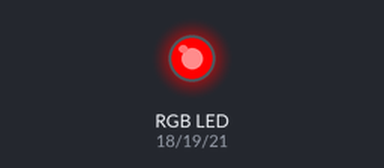
Recording of a program running on a simulated ESP32 board running MicroPython. Shown: an RGB LED mixed from three pins (HIGH = lit).

Above: at 0.5 s.
At 1.5 s:
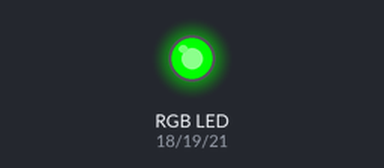
At 5.5 s:
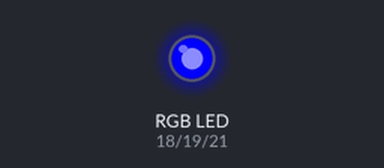
Timing chart, 0 to 6.9 s (numbered marks = the images above):
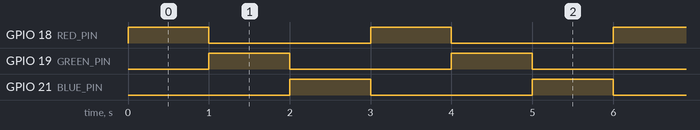

The program:

KY009_RGB_sensor.py
```python
import machine
import time

RED_PIN = machine.PWM(machine.Pin(18), freq=1000)
GREEN_PIN = machine.PWM(machine.Pin(19), freq=1000)
BLUE_PIN = machine.PWM(machine.Pin(21), freq=1000)

def set_color(r, g, b):
    RED_PIN.duty(r)
    GREEN_PIN.duty(g)
    BLUE_PIN.duty(b)

while True:
    set_color(1023, 0, 0)  # Red
    time.sleep(1)
    set_color(0, 1023, 0)  # Green
    time.sleep(1)
    set_color(0, 0, 1023)  # Blue
    time.sleep(1)
```

Measured:
- by itself, GPIO 18 (RED_PIN), GPIO 19 (GREEN_PIN), GPIO 21 (BLUE_PIN): alternates HIGH for 1.0 s and LOW for 2.0 s
- by itself, everything shown: repeats every 3.0 s, in 3 steps
